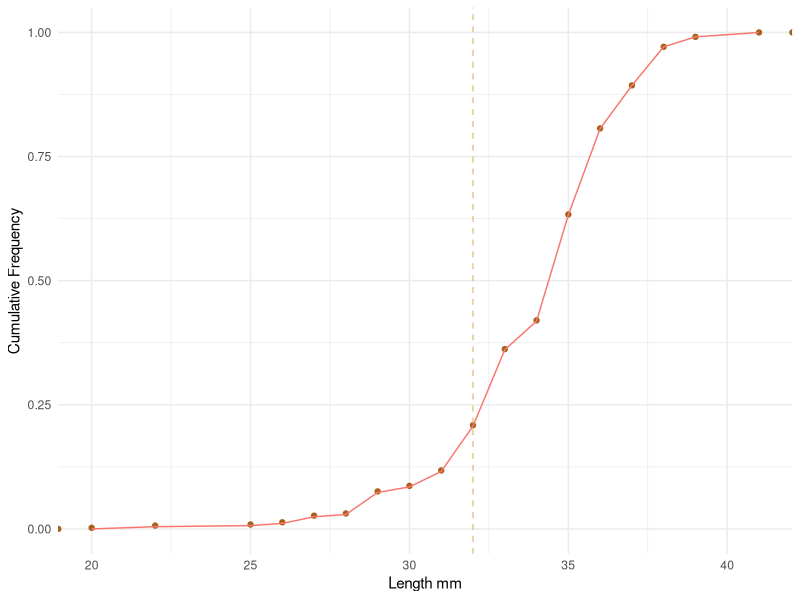
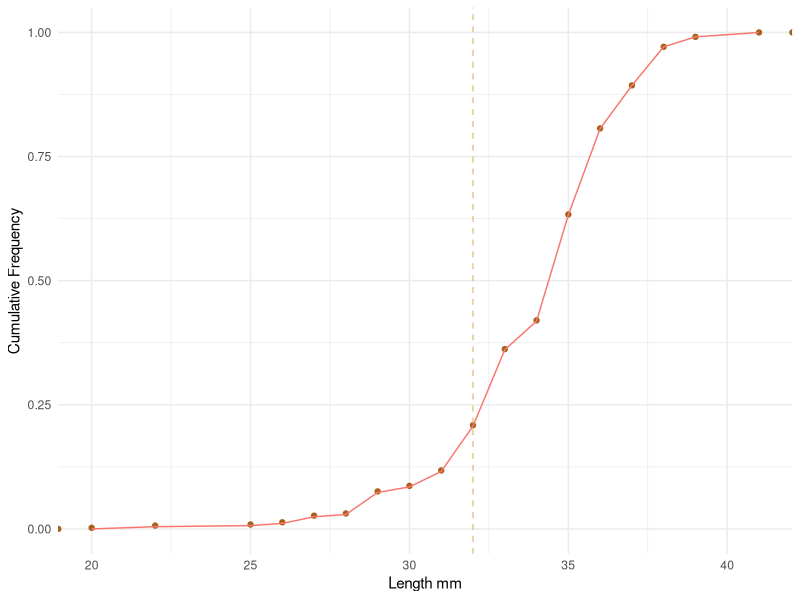

The R script that drew these images, in order: (Note: this script raises an error after producing the figures.)
# load libraries
library(tidyverse)

# import data
temp_sizes <- read.csv("data/temp_sizes.csv")


# spread data by yearclass
wide_temp_sizes <- temp_sizes %>%
  spread(year_class, quantity) %>%
  mutate(total = year0 + year1 + year2)

# don't filter each group
md_sizes <- wide_temp_sizes

# filter each group
md_sizes <- wide_temp_sizes %>%
  filter(Block == "Mostyn Deep")

cockle_md <- rep(c(md_sizes$length), times = md_sizes$total)
cockle_md_df <- data.frame(cockle_md)
cockle_ecdf <- data.frame(x=unique(cockle_md_df$cockle_md),  y=ecdf(cockle_md_df$cockle_md)(unique(cockle_md_df$cockle_md))*length(cockle_md_df$cockle_md))
cockle_ecdf$y <- scale(cockle_ecdf$y,center=min(cockle_ecdf$y),scale=diff(range(cockle_ecdf$y)))
hl <- cockle_ecdf$y[25]

cu_p <- ggplot(cockle_md_df, aes(cockle_md)) + stat_ecdf(geom ="point", col = "#a6611a") + geom_vline(xintercept = 32, col = "#dfc27d", linetype = "dashed", alpha = 0.9) + geom_hline(yintercept = hl, col = "#dfc27d", linetype = "dashed", alpha = 0.9 ) + geom_line(data = cockle_ecdf, aes(x, y, col =  "#a6611a"),show.legend = FALSE) + theme_minimal() + labs(x= "Length mm", y = "Cumulative Frequency")

cu_p

# Open a pdf file
pdf("plots/ecdf.pdf") 

# 2. Create a plot
cu_p

# Close the pdf file
dev.off() 

# calculate frequency of harvestable cockles (based on 32mm being retained by riddle)
freq_hl <- 1- hl

# write to csv file
write.csv(freq_hl, "tabs/freq_hl.csv")
